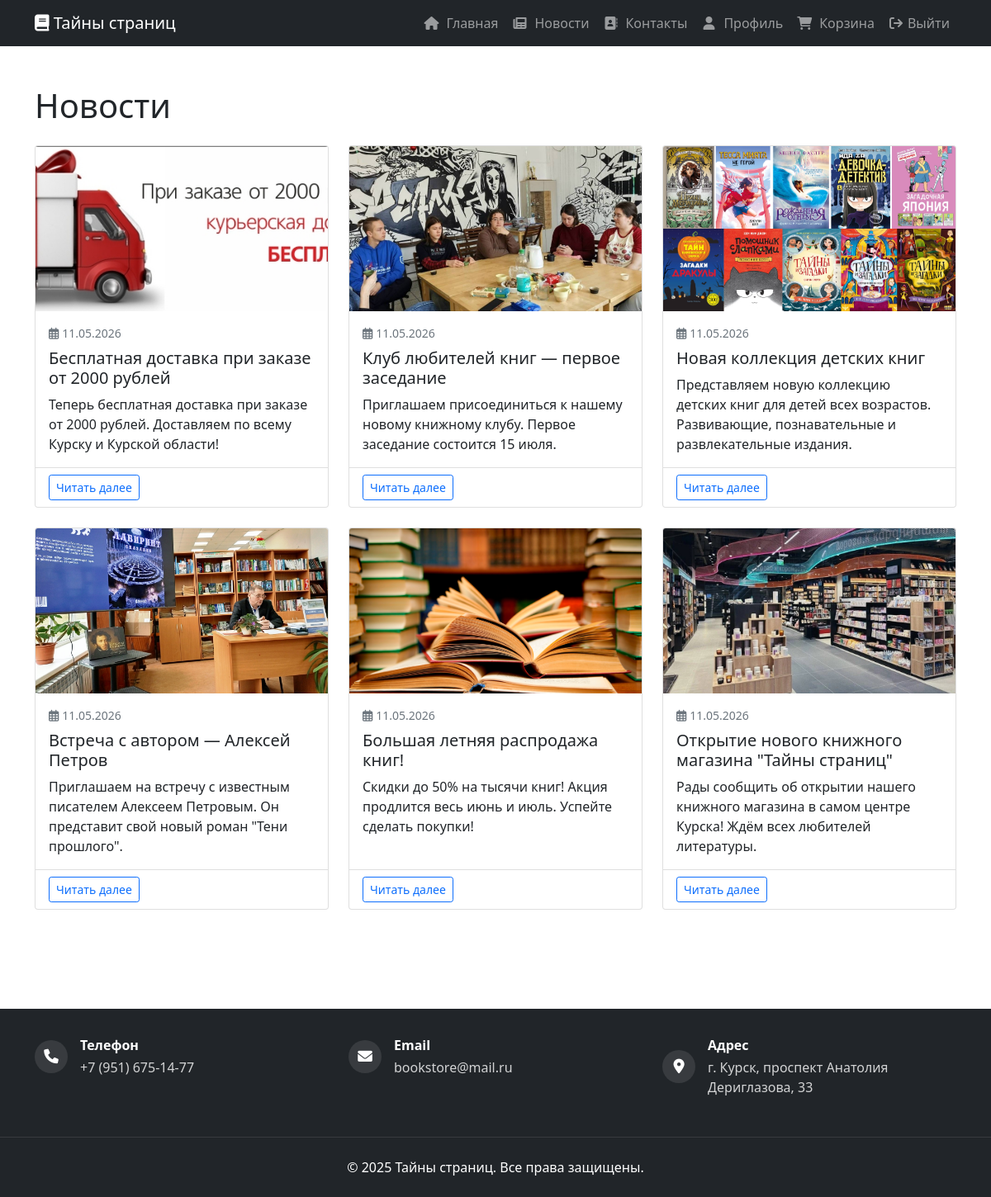
The app's page /news/ (signed in) with its own data.
### catalog/models.py (models this page shows, shortened)
class News(models.Model):
    title = models.CharField(max_length=200, verbose_name="Заголовок")
    slug = models.SlugField(max_length=200, unique=True, verbose_name="URL-имя")
    short_content = models.TextField(verbose_name="Краткое описание")
    content = models.TextField(verbose_name="Полное содержание")
    image = models.ImageField(upload_to='news/', verbose_name="Изображение", null=True, blank=True)
    is_published = models.BooleanField(default=True, verbose_name="Опубликовано")
    created_at = models.DateTimeField(auto_now_add=True, verbose_name="Дата создания")
    updated_at = models.DateTimeField(auto_now=True, verbose_name="Дата обновления")
    class Meta:
        verbose_name = "Новость"
        verbose_name_plural = "Новости"
        ordering = ['-created_at']

### catalog/views.py (the view)
# urls.py: path('news/', views.news_list, name='news_list'),
def news_list(request):
    news_items = News.objects.filter(is_published=True).order_by('-created_at')
    paginator = Paginator(news_items, 9)
    page_number = request.GET.get('page')
    page_obj = paginator.get_page(page_number)
    return render(request, 'catalog/news_list.html', {'page_obj': page_obj})

### catalog/models.py (called while the page is built)
    def is_admin(self):
        return self.role == 'admin' or self.role == 'admin'

### catalog/templates/catalog/news_list.html (shortened to what this page needs)
{% extends 'base.html' %}
{% block content %}
<div class="container py-5">
    <h1 class="mb-4">Новости</h1>
    {% if page_obj %}
    <div class="row">
        {% for news in page_obj %}
        <div class="col-md-6 col-lg-4 mb-4">
            <div class="card h-100 news-card">
                {% if news.image %}
                <img src="{{ news.image.url }}" class="card-img-top news-image" alt="{{ news.title }}">
                {% else %}
                <div class="card-img-top news-image-placeholder d-flex align-items-center justify-content-center bg-light">
                    <i class="fas fa-newspaper fa-4x text-muted"></i>
                </div>
                {% endif %}
                <div class="card-body">
                    <p class="text-muted small mb-2">
                        <i class="far fa-calendar-alt me-1"></i>{{ news.created_at|date:"d.m.Y" }}
                    </p>
                    <h5 class="card-title">{{ news.title }}</h5>
                    <p class="card-text">{{ news.short_content|truncatewords:20 }}</p>
                </div>
                <div class="card-footer bg-transparent">
                    <a href="{% url 'news_detail' slug=news.slug %}" class="btn btn-outline-primary btn-sm">
                        Читать далее
                    </a>
                </div>
            </div>
        </div>
        {% endfor %}
    </div>
    {% else %}
    <div class="alert alert-info">
        <i class="fas fa-info-circle me-2"></i>Новостей пока нет.
    </div>
    {% endif %}
</div>
{% endblock %}

### catalog/templates/base.html (style rules this page uses)
body { min-height: 100vh; display: flex; flex-direction: column; }

### catalog/templates/catalog/news_list.html (style rules this page uses)
.news-card { transition: transform 0.2s, box-shadow 0.2s; }
.news-image { height: 200px; object-fit: cover; }

### records on screen
News: image (picture), created_at "11.05.2026", title "Бесплатная доставка при заказе от 2000 рублей", short_content "Теперь бесплатная доставка при заказе от 2000 рублей. Доставляем по всему Курску и Курской области!"
News: image (picture), created_at "11.05.2026", title "Клуб любителей книг — первое заседание", short_content "Приглашаем присоединиться к нашему новому книжному клубу. Первое заседание состоится 15 июля."
News: image (picture), created_at "11.05.2026", title "Новая коллекция детских книг", short_content "Представляем новую коллекцию детских книг для детей всех возрастов. Развивающие, познавательные и развлекательные издания."
News: image (picture), created_at "11.05.2026", title "Встреча с автором — Алексей Петров", short_content "Приглашаем на встречу с известным писателем Алексеем Петровым. Он представит свой новый роман \"Тени прошлого\"."
News: image (picture), created_at "11.05.2026", title "Большая летняя распродажа книг!", short_content "Скидки до 50% на тысячи книг! Акция продлится весь июнь и июль. Успейте сделать покупки!"
News: image (picture), created_at "11.05.2026", title "Открытие нового книжного магазина \"Тайны страниц\"", short_content "Рады сообщить об открытии нашего книжного магазина в самом центре Курска! Ждём всех любителей литературы."
